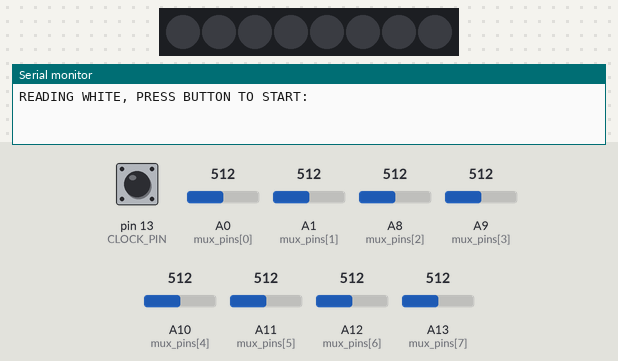
Simulated run of this sketch. Board: Arduino Mega 2560, built with avr-gcc and run on an emulated ATmega2560. Parts: 8 RGB LEDs in strip order, left to right, the last lines printed to the serial monitor. Inputs (shaded band) come from the test bench; at power-on: pin 13 (CLOCK_PIN) HIGH, A0 (mux_pins[0]) = 512, A1 (mux_pins[1]) = 512, A8 (mux_pins[2]) = 512, A9 (mux_pins[3]) = 512, A10 (mux_pins[4]) = 512, A11 (mux_pins[5]) = 512, A12 (mux_pins[6]) = 512, A13 (mux_pins[7]) = 512. Dim RGB values are drawn brighter than linear.

Above: at 1.2 s.
1.3 s: pin 13 (CLOCK_PIN) pulled LOW for 0.15 s
At 1.82 s:
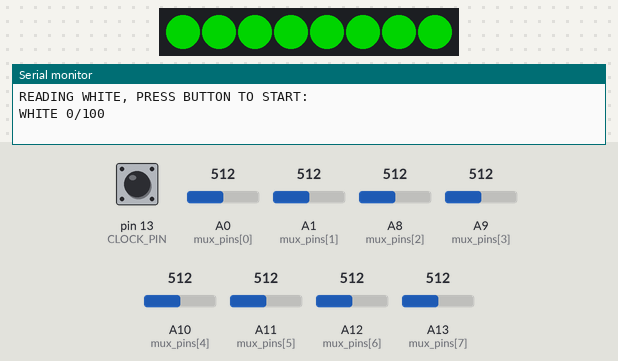
At 2.29 s:
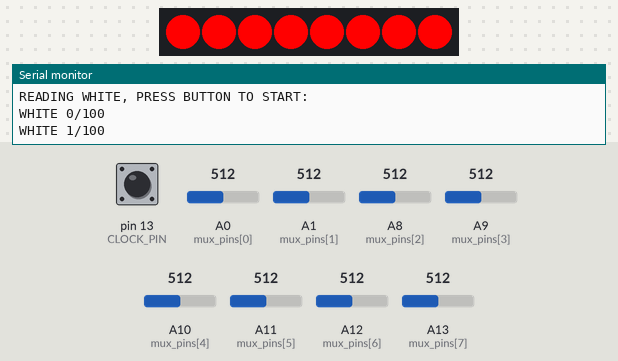
Timing chart, 0 to 10.3 s (numbered marks = the images above; inputs shaded):
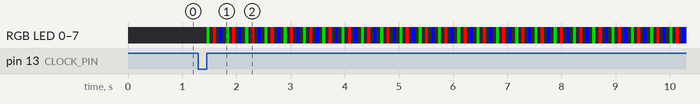

Measured:
- after the input at 1.3 s, RGB LED 0–7: off → RGB(0, 128, 0) after 0.15 s, then repeats every 0.36 s: off 0.06 s, RGB(255, 0, 0) 0.06 s, off 0.06 s, RGB(0, 0, 255) 0.06 s, off 0.06 s, RGB(0, 128, 0) 0.06 s; the LEDs: change after 0.15 s (image 1)

The sketch:

CALIBRATOR.ino
```cpp
#include <FastLED.h>
#include<float.h>
//#include "calibration.h"

// right now this is set up to work with the small board with just 4 squares

#define LED_PIN 5 //eventually will make this an array (for 8 led strips)
#define NUM_LEDS 8  //LEDs per row
#define LED_TYPE WS2812B
#define NUM_COLORS 6 //red, green, blue, yellow, white, black
#define NUM_ROWS  8
#define OPEN_THRESHOLD 250
#define CLOCK_PIN 13 // pin for the chess clock button

int mux_pins[NUM_ROWS] = {A0, A1, A8, A9, A10, A11, A12, A13};

int mux_chan_pins[NUM_ROWS][3] =
  {
    {8,9,10},
    {31,29,27},
    {38,36,34},
    {44,42,40},
    {46,48,50},
    {51,49,47},
    {45,43,41},
    {39,37,35}
  };

CRGB leds[NUM_LEDS];

// in the future, need to make these 2d arrays
// to identify each ldr individually
float red_on[NUM_ROWS][NUM_LEDS], red_off[NUM_ROWS][NUM_LEDS], red_sig[NUM_ROWS][NUM_LEDS];
float green_on[NUM_ROWS][NUM_LEDS], green_off[NUM_ROWS][NUM_LEDS], green_sig[NUM_ROWS][NUM_LEDS];
float blue_on[NUM_ROWS][NUM_LEDS], blue_off[NUM_ROWS][NUM_LEDS], blue_sig[NUM_ROWS][NUM_LEDS];
float tot_sig[NUM_ROWS][NUM_LEDS];

float min_white_tot[NUM_ROWS][NUM_LEDS];
float max_white_tot[NUM_ROWS][NUM_LEDS];
float min_black_tot[NUM_ROWS][NUM_LEDS];
float max_black_tot[NUM_ROWS][NUM_LEDS];
float min_open_tot[NUM_ROWS][NUM_LEDS];
float max_open_tot[NUM_ROWS][NUM_LEDS];


int lightTime = 50; // delay to let the LDRs catch up to diff colors (ms)

String color[NUM_COLORS + 1] = {"red","green", "blue", "yellow", "orange", "pink", "open"};
// rgb_avg values taken from 50 samples using my modified color_meter_v4

float min_R2[NUM_LEDS][NUM_ROWS];  // Array to store min R² for each LDR

void guess_colors(int guesses[NUM_ROWS][NUM_LEDS]);

void setup() {
  Serial.begin(9600);
  FastLED.addLeds<LED_TYPE, LED_PIN, GRB>(leds, NUM_LEDS).setCorrection( TypicalLEDStrip );
  FastLED.setBrightness(255);
  for (int i = 0; i < NUM_ROWS; i++) {
    for (int j = 0; j < 3; j++) {
      pinMode(mux_chan_pins[i][j], OUTPUT);
    }
  }
  for (int i = 0; i < NUM_ROWS; i++) {
    for (int j = 0; j < NUM_LEDS; j++) {
      min_white_tot[i][j] = FLT_MAX;
      max_white_tot[i][j] = 0;
      min_black_tot[i][j] = FLT_MAX;
      max_black_tot[i][j] = 0;
    }
  }
  pinMode(CLOCK_PIN, INPUT_PULLUP);
}

void loop() {
  float white_sum[NUM_ROWS][NUM_LEDS] = {0};
  float black_sum[NUM_ROWS][NUM_LEDS] = {0};
  float open_sum[NUM_ROWS][NUM_LEDS]  = {0};

  Serial.println("READING WHITE, PRESS BUTTON TO START: ");
  while (digitalRead(CLOCK_PIN) == HIGH) delay(10);
  while (digitalRead(CLOCK_PIN) == LOW) delay(10);

  for (int k = 0; k < 100; k++) {
    read_board();
    for (int i = 0; i < NUM_ROWS; i++) {
      for (int j = 0; j < NUM_LEDS; j++) {
        white_sum[i][j] += tot_sig[i][j];
      }
    }
    Serial.print("WHITE "); Serial.print(k); Serial.println("/100");
  }

  Serial.println("READING BLACK, PRESS BUTTON TO START: ");
  while (digitalRead(CLOCK_PIN) == HIGH) delay(10);
  while (digitalRead(CLOCK_PIN) == LOW) delay(10);

  for (int k = 0; k < 100; k++) {
    read_board();
    for (int i = 0; i < NUM_ROWS; i++) {
      for (int j = 0; j < NUM_LEDS; j++) {
        black_sum[i][j] += tot_sig[i][j];
      }
    }
    Serial.print("BLACK "); Serial.print(k); Serial.println("/100");
  }

  Serial.println("READING OPEN SQUARES, PRESS BUTTON TO START: ");
  while (digitalRead(CLOCK_PIN) == HIGH) delay(10);
  while (digitalRead(CLOCK_PIN) == LOW) delay(10);

  for (int k = 0; k < 100; k++) {
    read_board();
    for (int i = 0; i < NUM_ROWS; i++) {
      for (int j = 0; j < NUM_LEDS; j++) {
        open_sum[i][j] += tot_sig[i][j];
      }
    }
    Serial.print("OPEN "); Serial.print(k); Serial.println("/100");
  }

  float minWhite = FLT_MAX, maxWhite = 0;
  float minBlack = FLT_MAX, maxBlack = 0;
  float minOpen = FLT_MAX, maxOpen = 0;

  Serial.println("\n--- CALIBRATION COMPLETE ---");

  for (int i = 0; i < NUM_ROWS; i++) {
    for (int j = 0; j < NUM_LEDS; j++) {
      float white_avg = white_sum[i][j] / 100.0;
      float black_avg = black_sum[i][j] / 100.0;
      float open_avg  = open_sum[i][j]  / 100.0;

      if (white_avg < minWhite) minWhite = white_avg;
      if (white_avg > maxWhite) maxWhite = white_avg;
      if (black_avg < minBlack) minBlack = black_avg;
      if (black_avg > maxBlack) maxBlack = black_avg;
      if (open_avg < minOpen)   minOpen = open_avg;
      if (open_avg > maxOpen)   maxOpen = open_avg;
    }
  }

  Serial.print("White Avg Min: "); Serial.println(minWhite);
  Serial.print("White Avg Max: "); Serial.println(maxWhite);
  Serial.print("Black Avg Min: "); Serial.println(minBlack);
  Serial.print("Black Avg Max: "); Serial.println(maxBlack);
  Serial.print("Open  Avg Min: "); Serial.println(minOpen);
  Serial.print("Open  Avg Max: "); Serial.println(maxOpen);

    Serial.println("\nPer-Square Averages:\n");

  for (int i = 0; i < NUM_ROWS; i++) {
    for (int j = 0; j < NUM_LEDS; j++) {
      float white_avg = white_sum[i][j] / 100.0;
      float black_avg = black_sum[i][j] / 100.0;
      float open_avg  = open_sum[i][j]  / 100.0;

      Serial.print("Square [");
      Serial.print(i);
      Serial.print("][");
      Serial.print(j);
      Serial.print("] - ");
      Serial.print("White: ");
      Serial.print(white_avg, 2);
      Serial.print(", Black: ");
      Serial.print(black_avg, 2);
      Serial.print(", Open: ");
      Serial.println(open_avg, 2);
    }
  }

}

void read_board() {
  // Light up all LEDs green
  fill_solid(leds, NUM_LEDS, CRGB::Green);
  FastLED.show();
  delay(lightTime);
  for (int row = 0; row < NUM_ROWS; row++) {
    for (int i = 0; i < NUM_LEDS; i++) {
      green_on[row][i] = read_mux(row, i);
    }
  }

  // Turn off all LEDs
  fill_solid(leds, NUM_LEDS, CRGB::Black);
  FastLED.show();
  delay(lightTime);
  for (int row = 0; row < NUM_ROWS; row++) {
    for (int i = 0; i < NUM_LEDS; i++) {
      green_off[row][i] = read_mux(row, i);
    }
  }

  // Light up all LEDs red
  fill_solid(leds, NUM_LEDS, CRGB::Red);
  FastLED.show();
  delay(lightTime);
  for (int row = 0; row < NUM_ROWS; row++) {
    for (int i = 0; i < NUM_LEDS; i++) {
      red_on[row][i] = read_mux(row, i);
    }
  }

  // Turn off all LEDs
  fill_solid(leds, NUM_LEDS, CRGB::Black);
  FastLED.show();
  delay(lightTime);
  for (int row = 0; row < NUM_ROWS; row++) {
    for (int i = 0; i < NUM_LEDS; i++) {
      red_off[row][i] = read_mux(row, i);
    }
  }

  // Light up all LEDs blue
  fill_solid(leds, NUM_LEDS, CRGB::Blue);
  FastLED.show();
  delay(lightTime);
  for (int row = 0; row < NUM_ROWS; row++) {
    for (int i = 0; i < NUM_LEDS; i++) {
      blue_on[row][i] = read_mux(row, i);
    }
  }

  // Turn off all LEDs
  fill_solid(leds, NUM_LEDS, CRGB::Black);
  FastLED.show();
  delay(lightTime);
  for (int row = 0; row < NUM_ROWS; row++) {
    for (int i = 0; i < NUM_LEDS; i++) {
      blue_off[row][i] = read_mux(row, i);
    }
  }

  // Compute color signals
  for (int row = 0; row < NUM_ROWS; row++) {
    for (int i = 0; i < NUM_LEDS; i++) {
      tot_sig[row][i] = (blue_off[row][i] - blue_on[row][i]) +
                        (green_off[row][i] - green_on[row][i]) +
                        (red_off[row][i] - red_on[row][i]);

      if (tot_sig[row][i] != 0) {  // Prevent division by zero
        red_sig[row][i] = 100.0 * (red_off[row][i] - red_on[row][i]) / tot_sig[row][i];
        green_sig[row][i] = 100.0 * (green_off[row][i] - green_on[row][i]) / tot_sig[row][i];
        blue_sig[row][i] = 100.0 * (blue_off[row][i] - blue_on[row][i]) / tot_sig[row][i];
      } else {
        red_sig[row][i] = green_sig[row][i] = blue_sig[row][i] = 0;
      }
    }
  }
}

// Reads the mux indicated by mux_num. Only reads the
// output channel indicated by channel
int read_mux(int mux_num, int channel) {
   // Convert channel number to binary and set select pins
  int s0 = (channel >> 0) & 1;
  int s1 = (channel >> 1) & 1;
  int s2 = (channel >> 2) & 1;

  digitalWrite(mux_chan_pins[mux_num][0], s0);
  digitalWrite(mux_chan_pins[mux_num][1], s1);
  digitalWrite(mux_chan_pins[mux_num][2], s2);

  return analogRead(mux_pins[mux_num]);

}

// void guess_colors(int guesses[NUM_ROWS][NUM_LEDS]) {
//   for (int rows = 0; rows < NUM_ROWS; rows++) {
//     for (int leds = 0; leds < NUM_LEDS; leds++) {
//       float blue_r2 = pow((red_sig[rows][leds] - RGB_AVG[1][0]), 2) +
//                       pow((green_sig[rows][leds] - RGB_AVG[1][1]), 2) +
//                       pow((blue_sig[rows][leds] - RGB_AVG[1][2]), 2);
//       float red_r2 = pow((red_sig[rows][leds] - RGB_AVG[0][0]), 2) +
//                      pow((green_sig[rows][leds] - RGB_AVG[0][1]), 2) +
//                      pow((blue_sig[rows][leds] - RGB_AVG[0][2]), 2);
//       if (red_r2 < blue_r2) {
//         guesses[rows][leds] = -1;
//       }
//       else {
//         guesses[rows][leds] = 1;
//       }
//       if (tot_sig[rows][leds] < OPEN_THRESHOLD) {
//         guesses[rows][leds] = 0;
//       }
//     }
//   }
// }
```
